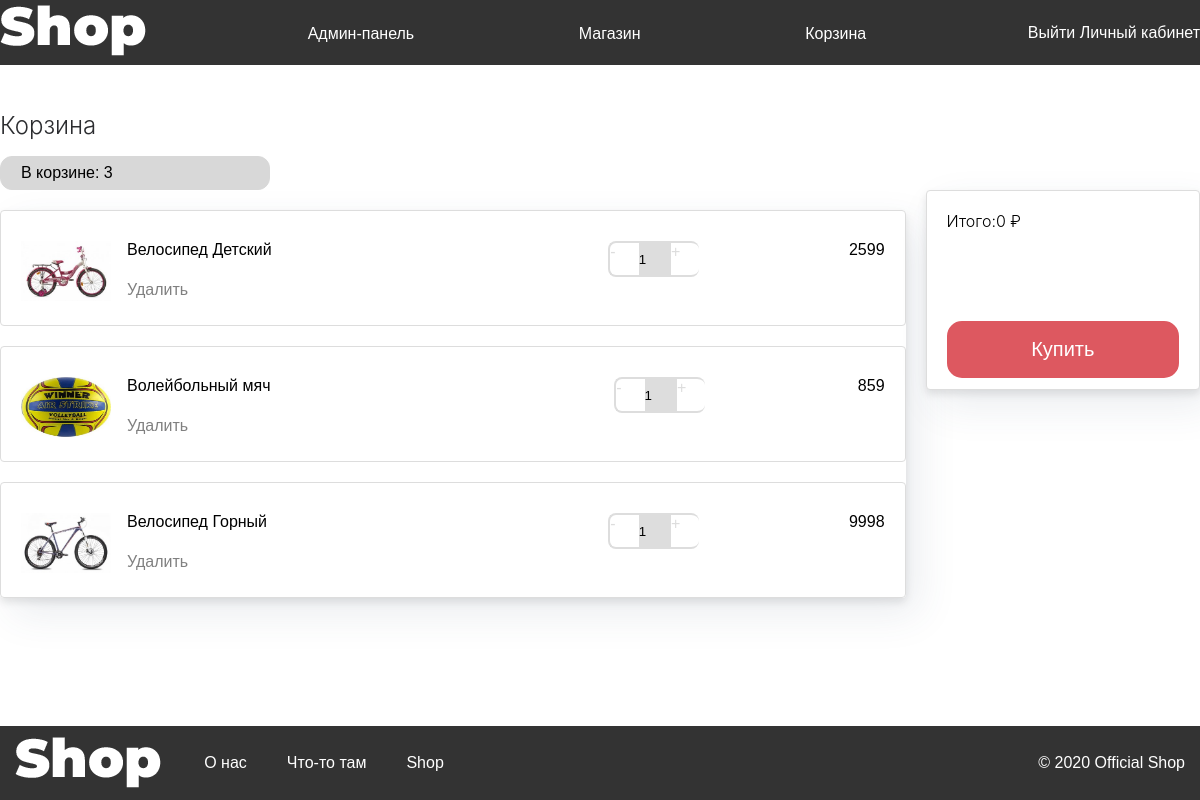
Screenshot of /basket/ (signed in) with the database file from the repository.
### Goods/models.py (models this page shows, shortened)
class About_goods(models.Model):
    category = models.TextField()
    count = models.IntegerField()
    price = models.IntegerField()
    description = models.TextField(default = "description empty")
    name = models.TextField()
    image = models.TextField()
    rating = models.TextField(default="0.00")

### Basket/views.py (the view)
# urls.py: path('', views.basket, name="basket"),
def basket(request):
	if request.user.is_authenticated:
		confirm_check(request.session["user"])
		aunt = True
	else:
		aunt = False
	count = 0
	goodsFullInfo = []
	idForDelete = []
	try:
		goods = Goods_of_user.objects.filter(userName = request.session["user"])
		for i in goods:
			good = About_goods.objects.get(id = i.goodId)
			goodsFullInfo.append({"name" : good.name,
								  "price" : good.price,
								  "image" : good.image,
								  "idForPlusAndMinus" : count,
								  "id" : i.id})
			count+=1
		return render(request, "BasketTemp/basket.html", {"count":count,
														  "goods": goodsFullInfo,
														  "aunt" : aunt,
														  "idForDelete" : idForDelete})
	except Exception as e:
		return render(request, "BasketTemp/basket.html", {"count":count,
														  "goods": goodsFullInfo,
														  "aunt" : aunt,
														  "idForPlusAndMinus" : count,
														  "idForDelete" : idForDelete})

### Main/basket_new_goods.py (called while the page is built)
def confirm_check(userName):
    try:
        goods = Goods_of_user.objects.filter(userName = userName)
        for i in goods:
            i.checked = 1
            i.save()
        return 1
    except Exception as e:
        return 0

### Registration/templates/BasketTemp/basket.html (shortened to what this page needs)
{% extends "index.html"%} {%block head%} {% load static %}
<link rel="stylesheet" href="{%static 'basket.css' %}">
{%endblock%} {%block content%}
<div class="page_laout">
    <div>
      <h2>Корзина</h2>
    </div>
    <div class="basket"><a>В корзине: {{count}}</a></div>
    <form action="/basket/buy_all" method = "POST">
    <div class="conteiner">
      <div class="conteienr_list">
        <div class="list_basket">
    {%for i in goods%}
          <div class="list_item">
            <div class="list_item_in">
              <div class="item_img"><img src="{%static i.image %}" alt=""></div>
              <div class="item_block">
                <div class="item_name">{{i.name}}</div>
                <div class="item_del"><button><a href = '/basket/delete/{{i.id}}'>Удалить</a></button></div>
              </div>
              <div class="item_col">
                <div class="item_col1" style="display: flex;">
                  <div class="item_col_button item_col_button_min" onclick='minus("{{i.idForPlusAndMinus}}")'>-</div>
                  <input id="{{i.idForPlusAndMinus}}" name="count-{{i.idForPlusAndMinus}}" class='item_col_input' type="text"
                    value='1' readonly>
                    <div  class='item_col_button item_col_button_plus' onclick='plus("{{i.idForPlusAndMinus}}")'>+</div>
                </div>
              </div>
              <div class="item_price"><span id='{{i.idForPlusAndMinus}}' class='i-p'>{{i.price}}</span></div>
            </div>
          </div>
    {%endfor%}
        </div>
      </div>
      <div class='block_buy'>
        <div>
          <p id="result">Итого:0 ₽</p>
        </div>
        <div>
          <input type="submit" name="buy" value ="Купить" class="block_buy_button">
        </div>
      </div>
      </form>
    </div>
  {%endblock%}

### Registration/static/main.css (style rules this page uses)
:root { --price: red; }
html { cursor: url('/static/cursor/normal.cur'), default; }
* { margin: 0; padding: 0; }
body { background: #fff; margin: 0; padding: 0; display: flex; font-family: "PT Sans", "Helvetica", "Arial", sans-serif; flex-direction: column; min-height: 100vh; }
.box h1,h2,p { font-weight: 300; font-family: -apple-system, system-ui, BlinkMacSystemFont, "Segoe UI", Roboto, "Helvetica Neue", Arial, sans-serif; }
div, h1,h2,h3, a, p, form, button { font-size: 16px; box-sizing: border-box; margin: 0; padding: 0; }
a { color: white; text-decoration: none; }
a { cursor: url(/static/cursor/link.cur), progress !important; }
html { cursor: url(/static/cursor/normal.cur), progress !important; }
input[type=text] { cursor: url(/static/cursor/text.cur), progress !important; }
input[type=submit] { cursor: url(/static/cursor/link.cur), progress !important; }

### Registration/static/basket.css (style rules this page uses)
:root { padding: 0; margin: 0; }
.conteiner { display: flex; }
.page_laout { max-width: 1480px; width: -webkit-fill-available; width: -moz-available; margin: 0 auto; margin-top: 30px; margin-bottom: 30px; flex-grow: 1; }
.basket { border: 1px solid #d8d8d8; background: #d8d8d8; padding: 7px 20px; border-radius: 12px; max-width: 270px; }
.basket a { color: black; }
.conteienr_list { width: 100%; margin: 20px 20px 50px 0; }
.list_basket { box-shadow: 12px 16px 40px rgba(63,83,104,.1),0 4px 8px rgba(0,0,0,.1); border-radius: 4px; }
.list_item { display: flex; padding-top: 30px; margin-bottom: 20px; border: 1px solid #ddd; border-radius: 4px; background: #fff; }
.list_item_in { display: flex; padding: 0 20px 20px; width: 100%; }
.item_block { flex: 2; }
.item_del button { font-size: 14px; line-height: 1.42857; border: 0; background: white; }
.item_del { margin-top: 20px; }
.item_del > button > a { color: grey; }
.item_img img { height: 60px; width: 90px; margin-right: 16px; }
.item_col { flex: 1; }
.item_col input { background: #ddd; }
.item_col1 { display: inline-block; max-width: 91px; width: 91px; }
.item_col_button { width: calc(100% / 3); box-sizing: border-box; height: 36px; background: white; border: 2px solid #ddd; border-radius: 6px; cursor: pointer; }
.item_col_button_min { border-radius: 8px 0 0 8px; border-top-left-radius: 8px; border-top-right-radius: 0px; border-bottom-right-radius: 0px; border-bottom-left-radius: 8px; border-right: none; color: #ddd; }
.item_col_button_plus { border-radius: 8px 0 0 8px; border-top-right-radius: 8px; border-top-left-radius: 0px; border-bottom-left-radius: 0px; border-bottom-right-radius: 8px; border-right: none; color: #ddd; }
.item_col_input { width: calc(100% / 3); box-sizing: border-box; height: 36px; border: none; }
.page_laout >div:first-child>h2 { color: #2c2d30; margin: 1rem 0; font-size: 1.5rem; }
.block_buy { background: #fff; height: 200px; width: 160px; border: 1px solid #ddd; border-radius: 4px; width: 350px; padding: 20px; font-weight: bold; font-size: 20px; box-shadow: 12px 16px 40px rgba(63,83,104,.1),0 4px 8px rgba(0,0,0,.1); border-radius: 4px; }
.block_buy_button { border: 2px solid #DD5860; border-radius: 15px; background: #DD5860; padding: 15px; width: 100%; color: white; font-size: 20px; margin-top: 90px; }

### rows the page displays
About_goods: image (picture), name "Велосипед Детский"
About_goods: image (picture), name "Волейбольный мяч"
About_goods: image (picture), name "Велосипед Горный"

### other values shown
{{ count }} "3"
{{ i.price }} "2599" "859" "9998"
